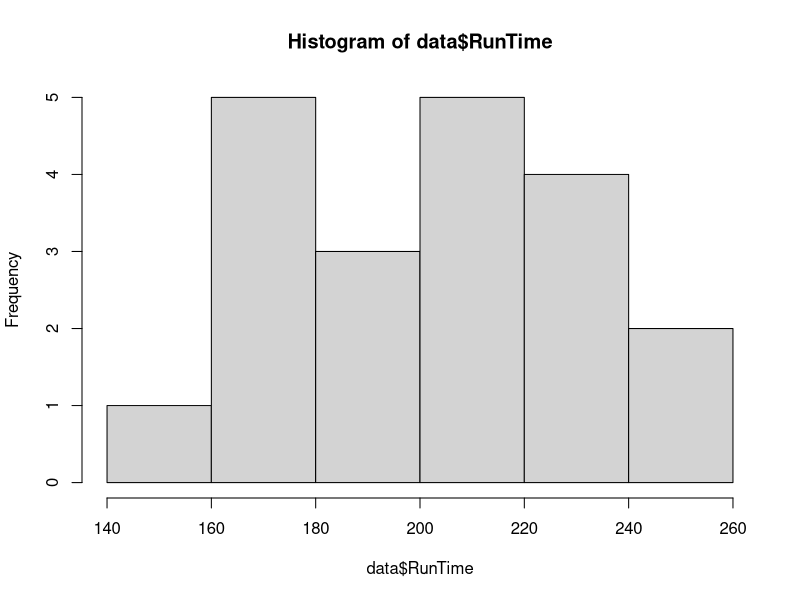
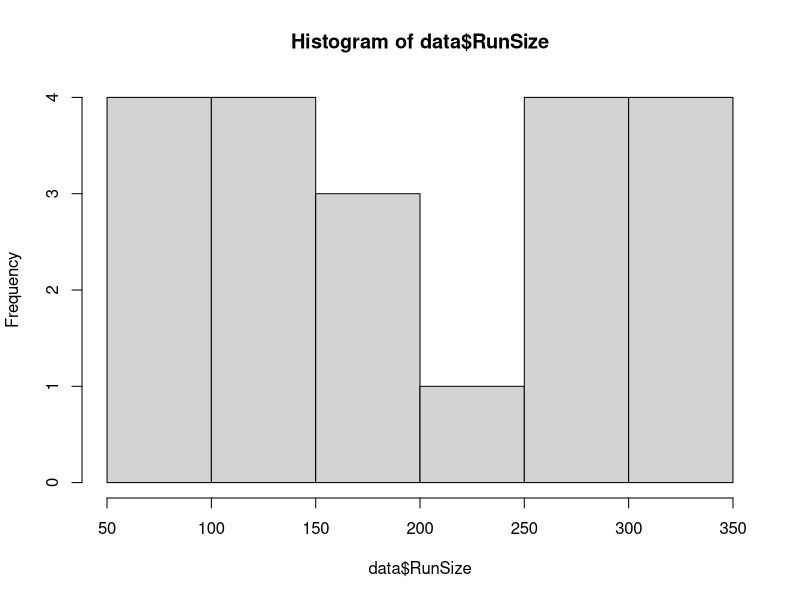
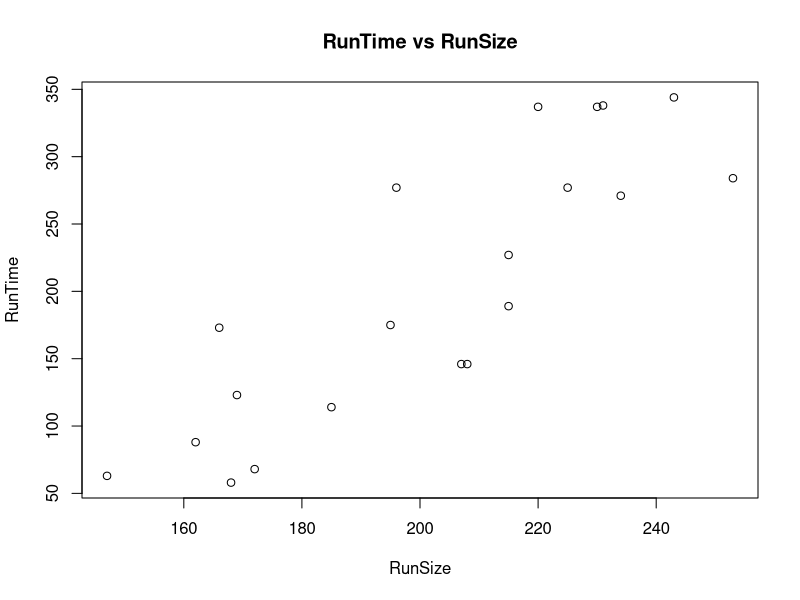

The R source for these figures, in order:
###########################################
### Week 1 - Data Import and Manipulation
### Stat 5310
###########################################


## 1. set working directory 
setwd("~/UHD/Sem2/Stat_5310_AppliedRegression/AppliedRegression/lab1")

## 2. download the files production.txt and nyc.csv from blackboard, into that directory 
## upload the file into R

data <- read.delim("production.txt", header = TRUE, sep = "\t")

## 3. Take a look at your data! Plot a histogram of both variables
hist(data$RunTime)
hist(data$RunSize)

## 3b. plot the scatter plot for X = RunTime and Y = RunSize
## Reminder that it's good practice to name your plot and label axes
plot(x= data$RunTime, y = data$RunSize, main ="RunTime vs RunSize", xlab = "RunSize", ylab="RunTime")



## 4. do a simple linear regression of Y on X, save it as an object
## Y  on X ; expressed as (y~X)
linear_regression <- lm(data$RunSize~data$RunTime)
